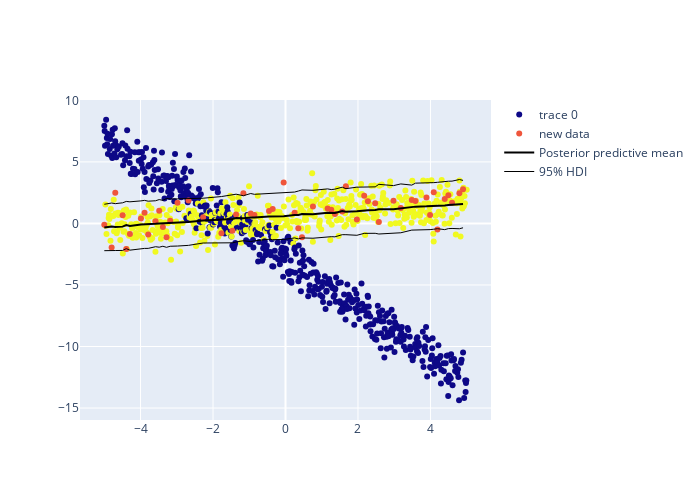

Notebook cell for this chart:
### Code cell
y_pred = loaded_model.predict_proba(new_X)

y_pred_mean = y_pred.mean(axis =(0,1))
y_pred_std = y_pred.std(axis = (0,1))
fig = go.Figure() 
fig.add_scatter(x=X['x'], y=y, mode='markers',marker_color=X['group'])
fig.add_scatter(x=new_X['x'], y=new_y, mode='markers', name='new data')
fig.add_scatter(x=new_X['x'], y=y_pred_mean, mode='lines',  line=dict(color='black', width=2), name='Posterior predictive mean')
fig.add_scatter(x=new_X['x'], y=y_pred_mean+1.96*y_pred_std, mode='lines', line=dict(color='black', width=1), name='95% HDI')
fig.add_scatter(x=new_X['x'], y=y_pred_mean-1.96*y_pred_std, mode='lines', line=dict(color='black', width=1), showlegend=False)

fig.update_layout(width=700, height=500)
fig.show()
